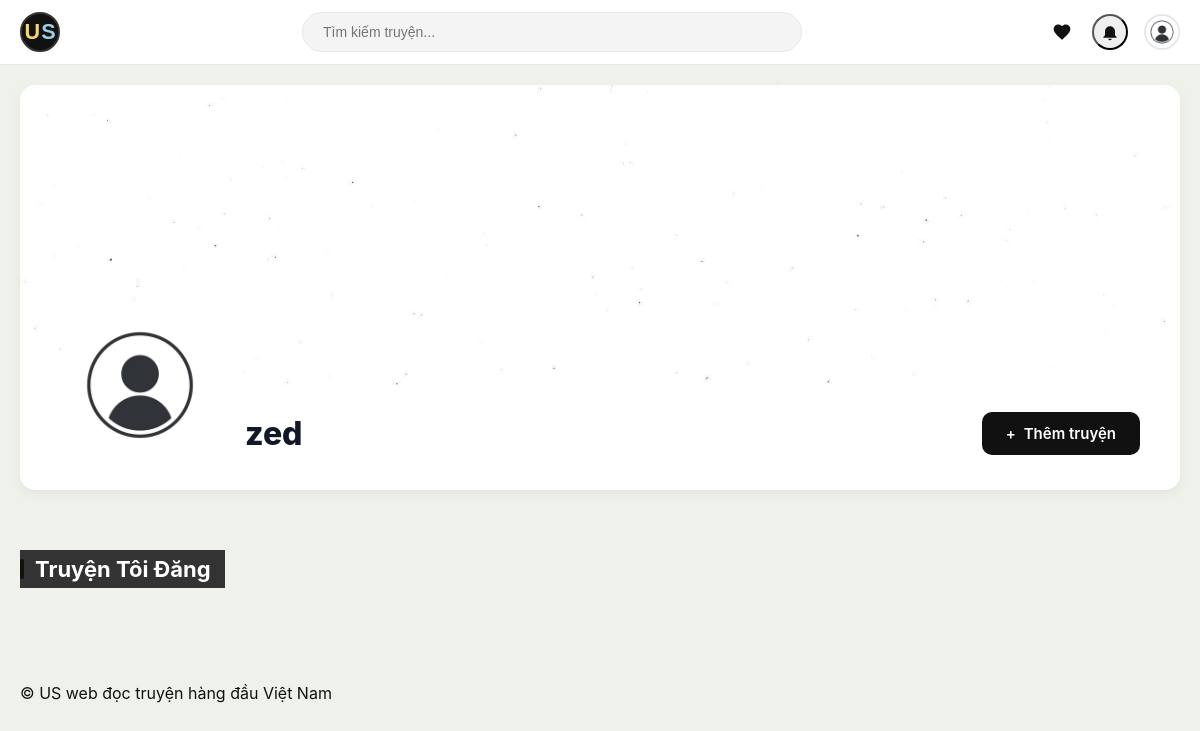
Page /profile/ (signed in) on the earlier database version.
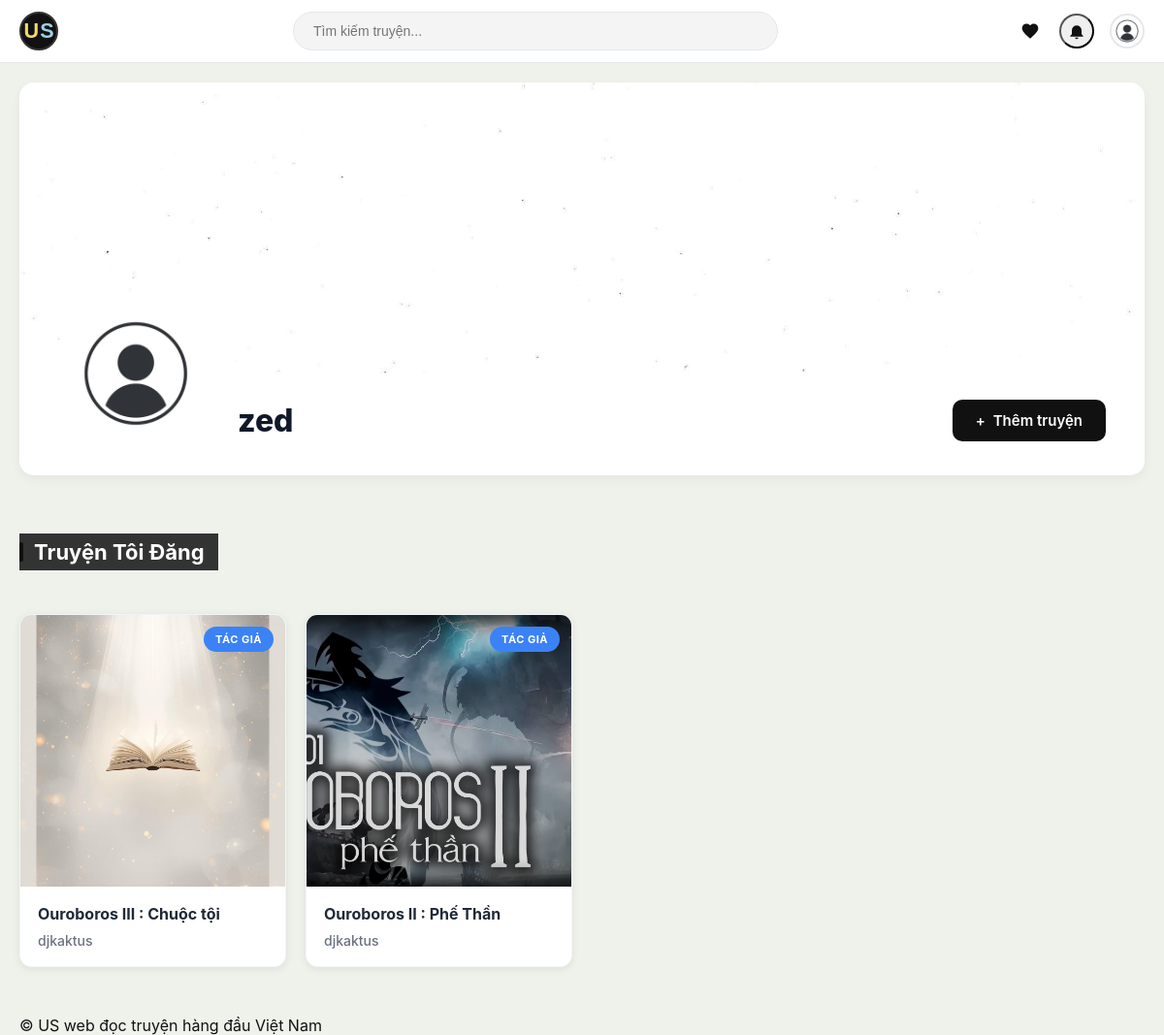
Same page on the later database version.
### doctruyen/models.py (models this page shows, shortened)
class Truyen(models.Model):
    STATUS_CHOICES = [
        ('dang_ra', 'Đang ra'),
        ('hoan_thanh', 'Hoàn thành'),
        ('tam_ngung', 'Tạm ngưng'),
    ]
    ten = models.CharField(max_length=200)
    tac_gia = models.CharField(max_length=100)
    mo_ta = models.TextField(blank=True)
    anh = models.ImageField(upload_to="truyen/", blank=True, null=True)
    slug = models.SlugField(max_length=200, unique=True, blank=True)
    ngay_dang = models.DateField(auto_now_add=True)
    trang_thai = models.CharField(max_length=20, choices=STATUS_CHOICES, default='dang_ra')
    genres = models.ManyToManyField(Genre, blank=True, related_name="truyens")
    author = models.ForeignKey(
        settings.AUTH_USER_MODEL,
        on_delete=models.CASCADE,
        related_name="truyen_da_dang"
    )
    editors = models.ManyToManyField(
        settings.AUTH_USER_MODEL,
        blank=True,
        related_name="truyen_duoc_uy_quyen"
    )
    class Meta:
        ordering = ["-ngay_dang"]
    @property
    def get_anh_url(self):
        if self.anh and hasattr(self.anh, 'url'):
            return self.anh.url
        return static('img/cover_default.jpg')

### doctruyen/views.py (the view)
# urls.py: path('profile/', views.profile_view, name='profile'),
@login_required
def profile_view(request):
    return render(request, 'doctruyen/profile.html', {
        'truyen_dang': request.user.truyen_da_dang.all(),
        'truyen_edit': request.user.truyen_duoc_uy_quyen.all(),
    })

### doctruyen/templates/doctruyen/profile.html (shortened to what this page needs)
{% extends 'base.html' %}
{% load static %}
{% block extra_css %}
<link rel="stylesheet" href="{% static 'css/profile.css' %}">
{% endblock %}
{% block content %}
<div class="profile-container container-layout">
    <div class="profile-header">
        <div class="profile-banner">
            <img id="banner-preview" src="{% static 'img/white.jpg' %}" alt="Banner">
        </div>
        <div class="profile-meta-wrapper">
            <div class="profile-avatar">
                <img id="avatar-preview" src="{% static 'img/avatar.jpg' %}" alt="Avatar">
            </div>
            <div class="profile-info-bar">
                <h1 class="profile-name">{{ user.username }}</h1>
                <a href="{% url 'truyen-create' %}" class="btn-add-story">
                    <span>+</span> Thêm truyện
                </a>
            </div>
        </div>
    </div>
    <h2 class="section-title">Truyện tôi đăng</h2>
    <div class="story-grid">
        {% for t in truyen_dang %}
        <div class="story-card">
            <a href="{% url 'truyen-detail' t.slug %}">
                <div class="story-cover">
                    <img src="{% if t.anh %}{{ t.get_anh_url }}{% else %}{% static 'img/cover_default.jpg' %}{% endif %}" alt="{{ t.ten }}">
                    <span class="role-badge is-author">Tác giả</span>
                </div>
            </a>
            <div class="story-info">
                <h3><a href="{% url 'truyen-detail' t.slug %}">{{ t.ten }}</a></h3>
                <p>{{ t.tac_gia }}</p>
            </div>
        </div>
        {% endfor %}
    </div>
</div>
{% endblock %}

Differences in the rows shown:
added Truyen: shows a picture, ten "Ouroboros III : Chuộc tội", tac_gia "djkaktus"
added Truyen: anh (picture), ten "Ouroboros II : Phế Thần", tac_gia "djkaktus"
